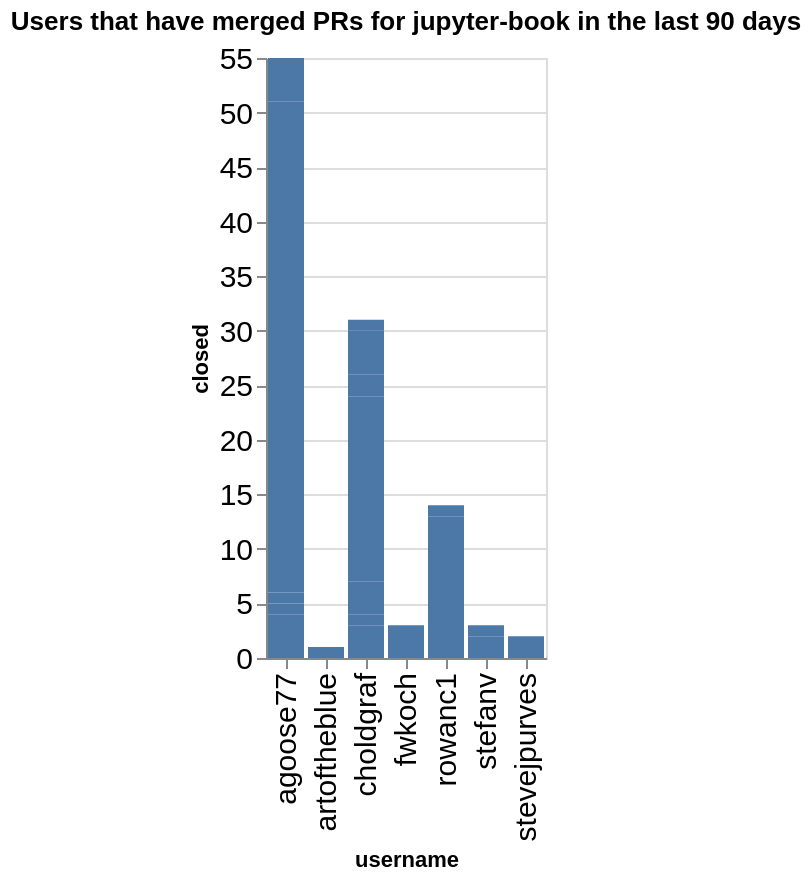

The notebook cell this image was saved under:
### Code cell
charts = []
title = f"Users that have merged PRs for {github_org} in the last {n_days} days"
ch = alt.Chart(data=closed_by_repo.replace(np.nan, 0), title=title).mark_bar().encode(
    x='username',
    y='closed',
)
ch

### Figure 1 — Vega-Lite specification as saved in the notebook (floating-point values rounded to 4 significant figures)
{"config": {"axisLeft": {"labelFontSize": 15}, "axisBottom": {"labelFontSize": 15}}, "data": {"name": "data-8c152b51595280a064aeffdb5cad8b3c"}, "mark": {"type": "bar"}, "encoding": {"x": {"field": "username", "type": "nominal"}, "y": {"field": "closed", "type": "quantitative"}}, "title": "Users that have merged PRs for jupyter-book in the last 90 days", "$schema": "https://vega.github.io/schema/vega-lite/v5.20.1.json", "datasets": {"data-8c152b51595280a064aeffdb5cad8b3c": [{"name": "blog", "username": "agoose77", "closed": 4}, {"name": "example-landing-pages", "username": "agoose77", "closed": 1}, {"name": "example-landing-pages", "username": "choldgraf", "closed": 1}, {"name": "jupyter-book", "username": "agoose77", "closed": 1}, {"name": "jupyter-book", "username": "choldgraf", "closed": 2}, {"name": "myst-spec", "username": "choldgraf", "closed": 1}, {"name": "myst-theme", "username": "agoose77", "closed": 16}, {"name": "myst-theme", "username": "choldgraf", "closed": 3}, {"name": "myst-theme", "username": "rowanc1", "closed": 1}, {"name": "myst-theme", "username": "stefanv", "closed": 2}, {"name": "myst-theme", "username": "stevejpurves", "closed": 1}, {"name": "mystmd", "username": "agoose77", "closed": 29}, {"name": "mystmd", "username": "artoftheblue", "closed": 1}, {"name": "mystmd", "username": "choldgraf", "closed": 17}, {"name": "mystmd", "username": "fwkoch", "closed": 3}, {"name": "mystmd", "username": "rowanc1", "closed": 12}, {"name": "mystmd", "username": "stefanv", "closed": 1}, {"name": "mystmd", "username": "stevejpurves", "closed": 1}, {"name": "mystmd.org", "username": "agoose77", "closed": 3}, {"name": "mystmd.org", "username": "choldgraf", "closed": 2}, {"name": "mystmd.org", "username": "rowanc1", "closed": 1}, {"name": "team-compass", "username": "agoose77", "closed": 1}, {"name": "team-compass", "username": "choldgraf", "closed": 4}, {"name": "thebe", "username": "choldgraf", "closed": 1}]}}
